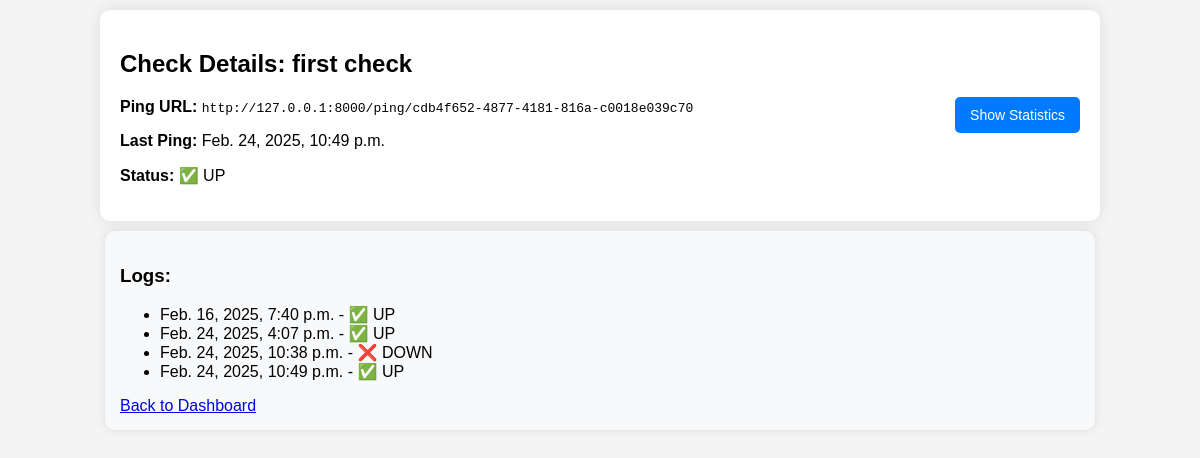
Page /check/1/ (signed in) on the committed database.
### checks/models.py (models this page shows, shortened)
class Check(models.Model):
    name = models.CharField(max_length=200)
    created_by = models.ForeignKey(User, on_delete=models.CASCADE)
    created_at = models.DateTimeField(auto_now_add=True)
    duration_days = models.PositiveIntegerField(default=0)
    duration_hours = models.PositiveIntegerField(default=0)
    duration_minutes = models.PositiveIntegerField(default=0)  # Default 5 minutes
    grace_days = models.PositiveIntegerField(default=0)
    grace_hours = models.PositiveIntegerField(default=0)
    grace_minutes = models.PositiveIntegerField(default=0)  # Default 5 minutes
    ping_url = models.UUIDField(default=uuid.uuid4, unique=True, editable=False)
    channel = models.CharField(max_length=100, blank=True, null=True)  # Notification method
    recipient = models.EmailField(blank=True, null=True)  # Email for notifications
    last_ping = models.DateTimeField(null=True, blank=True)
    is_up = models.BooleanField(default=False)

class CheckLog(models.Model):
    check_name = models.ForeignKey(Check, on_delete=models.CASCADE, related_name="logs")
    status = models.BooleanField()
    timestamp = models.DateTimeField(auto_now_add=True)

### checks/views.py (the view)
# urls.py: path("check/<int:check_id>/", views.check_detail, name="check_detail"),
@login_required
def check_detail(request, check_id):
    check = get_object_or_404(Check, id=check_id, created_by=request.user)
    logs = check.logs.all()
    today = now().date()
    start_of_week = today - timedelta(days=today.weekday())
    start_of_month = today.replace(day=1)
    start_of_year = today.replace(month=1, day=1)
    def get_status_counts(start_date):
        return (
            CheckLog.objects.filter(check_name=check, timestamp__date__gte=start_date)
            .values('status')
            .annotate(count=Count('status'))
        )
    stats = {
        "today": get_status_counts(today),
        "this_week": get_status_counts(start_of_week),
        "this_month": get_status_counts(start_of_month),
        "this_year": get_status_counts(start_of_year),
    }
    return render(request, "checks/check_detail.html", {
        "check": check,
        "logs": logs,
        "stats": stats
    })

### checks/templates/checks/check_detail.html (shortened to what this page needs)
<!DOCTYPE html>
<html lang="en">
<head>
</head>
<body>
<div class="container">
    <div>
        <h2>Check Details: {{ check.name }}</h2>
        <p><strong>Ping URL:</strong> <code>http://127.0.0.1:8000/ping/{{ check.ping_url }}</code></p>
        <p><strong>Last Ping:</strong> {{ check.last_ping|default:"Never" }}</p>
        <p><strong>Status:</strong> {% if check.is_up %}✅ UP{% else %}❌ DOWN{% endif %}</p>
    </div>
    <button class="show-popup-btn" onclick="showPopup()">Show Statistics</button>
</div>
<div class="logs-container">
    <h3>Logs:</h3>
    {% if logs %}
        <ul>
            {% for log in logs %}
                <li>{{ log.timestamp }} - {% if log.status %}✅ UP{% else %}❌ DOWN{% endif %}</li>
            {% endfor %}
        </ul>
    {% else %}
        <p>No logs available.</p>
    {% endif %}
    <a href="{% url 'dashboard' %}">Back to Dashboard</a>
</div>
</body>
</html>

### checks/templates/checks/check_detail.html (style rules this page uses)
body { font-family: Arial, sans-serif; background-color: #f4f4f4; margin: 0; padding: 0; }
.container { width: 80%; margin: 10px auto; background: white; padding: 20px; border-radius: 10px; box-shadow: 0px 0px 15px rgba(0, 0, 0, 0.1); display: flex; justify-content: space-between; align-items: center; }
.logs-container { width: 80%; margin-top: 20px; margin: 10px auto; background: #f8f9fa; padding: 15px; border-radius: 10px; box-shadow: 0px 0px 10px rgba(0, 0, 0, 0.1); }
.show-popup-btn { background-color: #007bff; color: white; border: none; padding: 10px 15px; margin-left: auto; cursor: pointer; border-radius: 5px; font-size: 14px; transition: background 0.3s; }

### rows in the picture
Check: name "first check", ping_url "cdb4f652-4877-4181-816a-c0018e039c70", last_ping "Feb. 24, 2025, 10:49 p.m."
CheckLog: timestamp "Feb. 16, 2025, 7:40 p.m.", status "✅ UP"
CheckLog: timestamp "Feb. 24, 2025, 4:07 p.m.", status "✅ UP"
CheckLog: timestamp "Feb. 24, 2025, 10:38 p.m.", status "❌ DOWN"
CheckLog: timestamp "Feb. 24, 2025, 10:49 p.m.", status "✅ UP"
